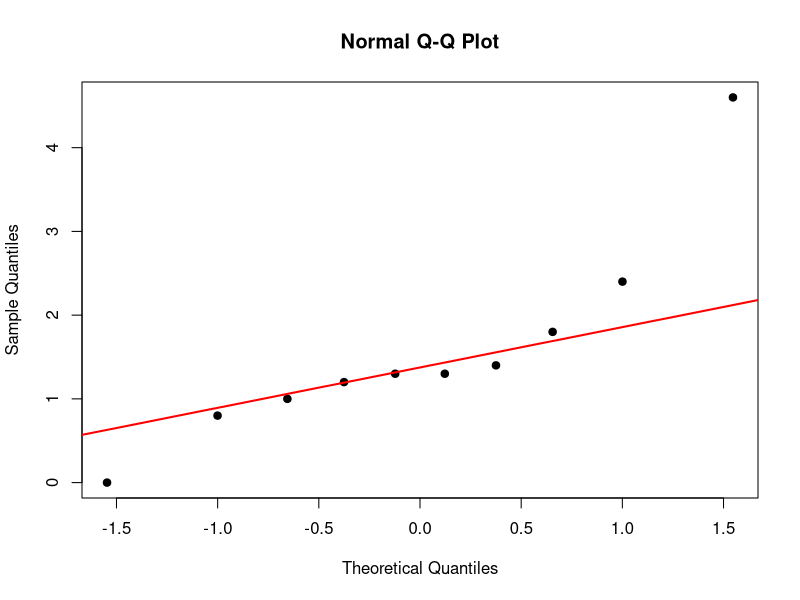
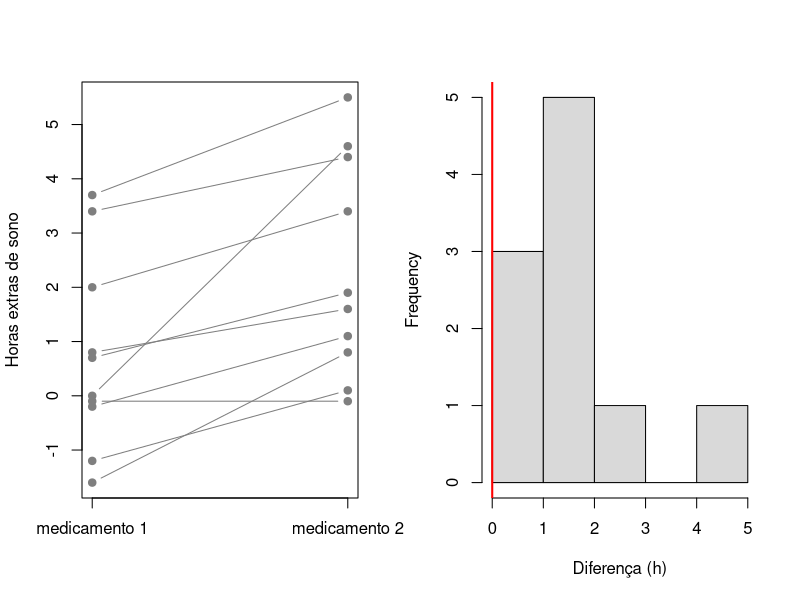

Write R code to recreate these figures, in order.
# Wilcoxon de postos sinalizados (pareado): exemplo completo ----
# Pacote: apenas o stats (já vem com o R). Dados: sleep.

# 1. Dados: horas extras de sono de 10 pacientes com dois medicamentos
#    Fonte original: Cushny e Peebles (1905); usados por Student (1908).
medicamento1 <- sleep$extra[sleep$group == 1]
medicamento2 <- sleep$extra[sleep$group == 2]
d <- medicamento2 - medicamento1
data.frame(paciente = 1:10, medicamento1, medicamento2, diferenca = d)
c(media = mean(d), mediana = median(d), dp = sd(d))

# 2. Por que não usar o teste t pareado aqui
shapiro.test(d)
qqnorm(d, pch = 19); qqline(d, col = "red", lwd = 2)

# 3. Construção dos postos (zeros são descartados; os postos vêm de |d|)
nz <- d[d != 0]
data.frame(diferenca = nz, absoluto = abs(nz), posto = rank(abs(nz)), sinal = sign(nz))
c(W_positivo = sum(rank(abs(nz))[nz > 0]), W_negativo = sum(rank(abs(nz))[nz < 0]))

# 4. Teste
wilcox.test(d, mu = 0)                       # ou wilcox.test(medicamento2, medicamento1, paired = TRUE)

# 5. Com estimativa de Hodges-Lehmann e intervalo de confiança
wilcox.test(d, mu = 0, conf.int = TRUE)

# 6. Valor-p exato: só vale sem empates e sem zeros
wilcox.test(d, mu = 0, exact = TRUE)         # aqui o R avisa e usa a aproximação
# Para comparar, o valor exato com 9 diferenças, todas positivas:
2 / 2^9

# 7. Comparação com o teste t pareado e o teste do sinal
t.test(d, mu = 0)
binom.test(sum(d > 0), sum(d != 0))

# 8. Gráficos
par(mfrow = c(1, 2))
matplot(rbind(medicamento1, medicamento2), type = "b", pch = 19, lty = 1, col = "gray50",
        xaxt = "n", xlab = "", ylab = "Horas extras de sono")
axis(1, at = 1:2, labels = c("medicamento 1", "medicamento 2"))
hist(d, col = "gray85", xlab = "Diferença (h)", main = ""); abline(v = 0, col = "red", lwd = 2)
par(mfrow = c(1, 1))
